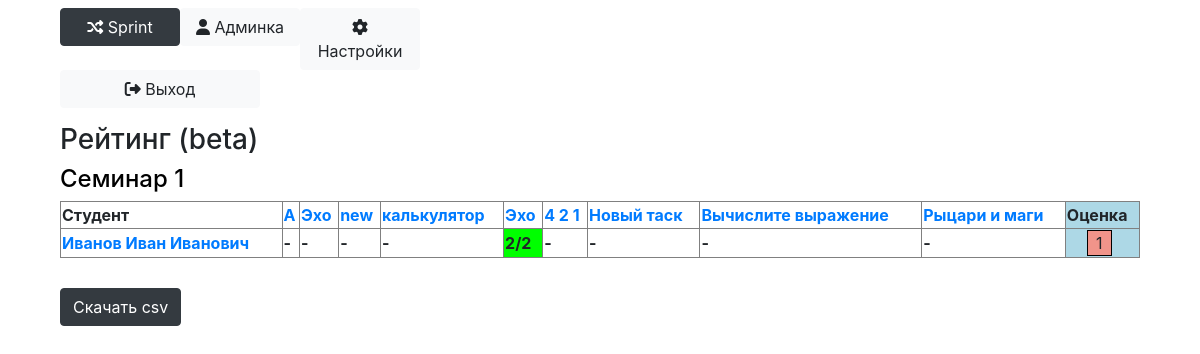
The app's page /rating?block_id=50 (signed in), older data.
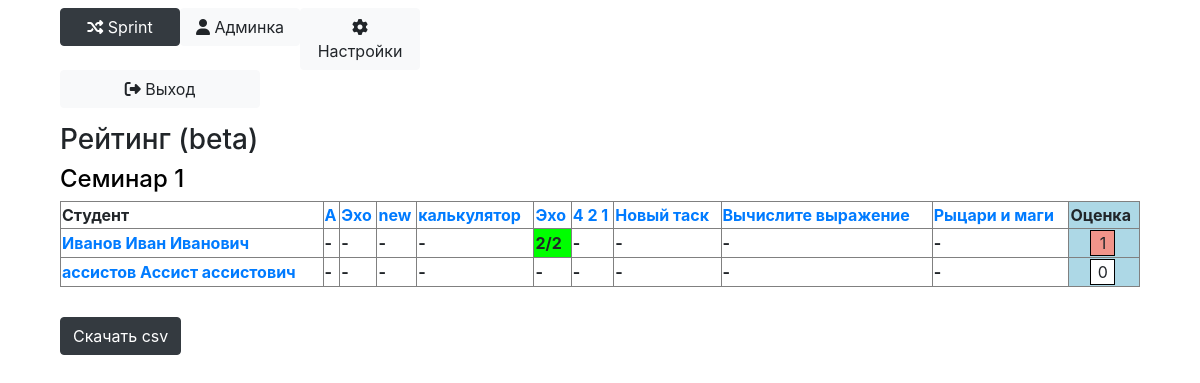
The same page, newer data.
### Main/models.py (models this page shows, shortened)
class Block(models.Model):
    name = models.TextField()
    course = models.ForeignKey(Course, on_delete=models.CASCADE)
    time_start = models.DateTimeField()
    time_end = models.DateTimeField()
    opened = models.BooleanField(default=False)
    show_rating = models.BooleanField(default=True)
    priority = models.IntegerField(default=5)
    cheating_checking = models.BooleanField(default=False)
    @property
    def tasks(self):
        return Task.objects.filter(block=self)

class Task(models.Model):
    name = models.TextField()
    block = models.ForeignKey(Block, on_delete=models.CASCADE)
    legend = models.TextField(default='')
    input = models.TextField(default='')
    output = models.TextField(default='')
    specifications = models.TextField(default='')
    time_limit = models.IntegerField(default=10000)
    weight = models.FloatField(default=1.0)
    max_mark = models.IntegerField(default=10)
    max_solutions_count = models.IntegerField(default=10)
    show_result = models.BooleanField(default=True)
    show_details = models.BooleanField(default=False)
    full_solution = models.BooleanField(default=False)
    mark_formula = models.TextField(default='None')
    priority = models.IntegerField(default=5)

class Subscribe(models.Model):
    user = models.ForeignKey(User, on_delete=models.CASCADE)
    course = models.ForeignKey(Course, on_delete=models.CASCADE)
    is_assistant = models.BooleanField(default=False)

class UserInfo(models.Model):
    surname = models.TextField()
    name = models.TextField()
    middle_name = models.TextField()
    group = models.TextField()
    user = models.OneToOneField(User, on_delete=models.CASCADE, null=True)
    def __str__(self):
        return "{} {} {}".format(self.surname, self.name, self.middle_name)

class Solution(models.Model):
    task = models.ForeignKey(Task, on_delete=models.CASCADE)
    user = models.ForeignKey(User, on_delete=models.CASCADE)
    result = models.TextField()
    details = models.TextField(default='')
    time_sent = models.DateTimeField(null=True)
    mark = models.IntegerField(null=True)
    comment = models.TextField(default='')

### Main/views.py (the view)
# urls.py: path('rating', views.rating),
def rating(request):
    current_block = Block.objects.get(id=request.GET['block_id'])
    if not check_admin_on_course(request.user, current_block.course) and not current_block.show_rating:
        return HttpResponseRedirect('/main')
    return render(request, 'rating.html', context={'Block': Block.objects.get(id=request.GET['block_id']), 'admin_course': check_admin_on_course(request.user, current_block.course)})

### Main/context_processors.py (called while the page is built)
def attributes(request):
	return {
		'current_page': 'settings' if '/settings' == request.path else 'admin' if '/admin/' in request.path else 'main',
		'is_admin': check_admin(request.user)
	}

### Main/main.py (called while the page is built)
def check_login(user):
    return user.is_authenticated

def check_admin(user):
    if check_teacher(user):
        return True
    if not check_login(user):
        return False
    return len(Subscribe.objects.filter(user=user, is_assistant=True)) > 0

def check_teacher(user):
    return user.is_staff and check_login(user)

def check_admin_on_course(user, course):
    if user.is_superuser:
        return True
    try:
        s = Subscribe.objects.get(user=user, course=course)
    except ObjectDoesNotExist:
        return False
    return s.is_assistant or user.is_staff

### Main/models.py (called while the page is built)
    @property
    def students(self):
        userinfo = lambda sub: sub.user.userinfo
        return sorted(Subscribe.objects.filter(course=self, is_assistant=False, user__is_staff=False), key=lambda s: userinfo(s).surname + userinfo(s).name + userinfo(s).middle_name)

### Main/templatetags/filters.py (called while the page is built)
@register.filter('mark_for_task')
def mark_for_task(task, user):
    try:
        return round(list(Solution.objects.filter(task=task, user=user, mark__isnull=False))[-1].mark * 10 / task.max_mark)
    except IndexError:
        return 0

@register.filter('mark_for_block')
def mark_for_block(block, user):
    tasks = Task.objects.filter(block=block)
    mark = 0
    for task in tasks:
        mft = mark_for_task(task, user)
        mark += mft * task.weight
    return round(mark)

@register.filter('marked')
def marked(mark):
    return mark != -1

@register.filter('mark_color')
def mark_color(mark):
    mark = round(mark)
    if mark > 7:
        return '#00FF00'
    elif mark > 5:
        return '#FFFF00'
    elif mark > 3:
        return '#FAD7A0'
    elif mark > 0:
        return '#F1948A'
    else:
        return '#FFFFFF'

@register.filter('userinfo_by_user')
def userinfo_by_user(user):
    return UserInfo.objects.get(user=user)

@register.filter('mark_status')
def mark_status(user, task):
    sols = Solution.objects.filter(user=user, task=task)
    if len(sols) == 0:
        return '-'
    return sols.last().result

@register.filter('fully_marked')
def fully_marked(user, task):
    return len(Solution.objects.filter(user=user, task=task, mark=None)) == 0

### templates/rating.html (shortened to what this page needs)
{% extends 'base.html' %}
{% load filters %}
{% block content %}
	<h3>Рейтинг (beta)</h3>
	<h4><a style="color: black;" href="/{% if current_page == 'admin' %}admin/{% endif %}block?id={{ Block.id }}">{{ Block.name }}</a></h4>
	<table border="1px solid black" style="width: 100%;">
		<thead>
			<tr>
				<th scope="col">Студент</th>
				{% for task in Block.tasks %}
					<th>{% if admin_course %}<a href="/admin/solutions?block_id={{ Block.id }}&task_name={{ task.name }}">{{ task.name }}</a>{% else %}{{ task.name }}{% endif %}</th>
				{% endfor %}
				<th scope="col" style="background-color: lightblue;">Оценка</th>
			</tr>
		</thead>
		<tbody>
			{% for sub in Block.course.students %}
					<tr>
						<th scope="row">{% if admin_course %}<a href="/admin/solutions?block_id={{ Block.id }}&user={{ sub.user|userinfo_by_user }}">{{ sub.user|userinfo_by_user }}</a>{% else %}{{ sub.user|userinfo_by_user }}{% endif %}</th>
						{% for task in Block.tasks %}
							{% with status=sub.user|mark_status:task %}
								<th style="background-color: {% if status == '-' %}white{% else %}{% if sub.user|fully_marked:task %}lime{% else %}yellow{% endif %}{% endif %};">
									{% if current_page == 'admin' and status != '-' %}
										<a style="color: black;" href="/admin/solutions?block_id={{ Block.id }}&user={{ sub.user|userinfo_by_user }}&task_name={{ task.name }}">{{ status }}</a>
									{% else %}
										{{ status }}
									{% endif %}
								</th>
							{% endwith %}
						{% endfor %}
						<td style="background-color: lightblue;">
							{% with mark=Block|mark_for_block:sub.user %}
								{% if mark|marked %}
									<div style="margin-left: 20px; border: 1px solid black; background: {{ mark|mark_color }}; width: 25px; text-align: center;">
										{{ mark }}
									</div>
								{% endif %}
							{% endwith %}
						</td>
					</tr>
			{% endfor %}
		</tbody>
	</table>
	<button class="btn btn-dark" style="margin-top: 30px;" onclick="window.location.href='/admin/download_rating?block_id={{ Block.id }}'">Скачать csv</button>
{% endblock %}

### templates/base.html (shortened to what this page needs)
<!DOCTYPE HTML PUBLIC "-//W3C//DTD HTML 4.01//EN"
  "http://www.w3.org/TR/html4/strict.dtd">
{% load static %}
<html lang="en">
	<head>
        <link rel="stylesheet" href="https://stackpath.bootstrapcdn.com/bootstrap/4.5.0/css/bootstrap.min.css">
		<link rel="stylesheet" type="text/css" href={% static "css/styles.css" %}>
        <link rel="stylesheet" href="//code.jquery.com/ui/1.12.1/themes/base/jquery-ui.css">
	</head>
	<body onload="{% block onload %}{% endblock %}">
		<div class="main_div">
            <header class="mt-2 mb-2" role="banner">
                <div class="row no-gutters top-buffer">
                    <div class="col" style="min-width: 100px;">
                        <button type="button" class="btn {% if current_page == 'main' %}btn-dark{% else %}btn-light{% endif %} btn-block top-button" onclick="main()"><i class="fa fa-random"></i> Sprint</button>
                    </div>
                    {% if is_admin %}
                    <div class="col" style="min-width: 100px;">
                        <button type="button" class="btn {% if current_page == 'admin' %}btn-dark{% else %}btn-light{% endif %} btn-block top-button" onclick="admin()"><i class="fa fa-user"></i> Админка</button>
                    </div>
                    {% endif %}
                    <div class="col" style="min-width: 100px;">
                        <button type="button" class="btn {% if current_page == 'settings' %}btn-dark{% else %}btn-light{% endif %} btn-block top-button"  onclick="settings()"><i class="fa fa-cog"></i> Настройки</button>
                    </div>
                    <div class="col-{% if is_admin %}8{% else %}9{% endif %}">
                    </div>
                    <div class="col" style="min-width: 100px;">
                        <button type="button" style="max-width: 200px;" class="btn btn-light btn-block top-button" onclick="logout()"><i class="fa fa-sign-out"></i> Выход</button>
                    </div>
                </div>
            </header>
            {% block content %}{% endblock %}
        </div>
	</body>
</html>

### static/css/styles.css (style rules this page uses)
.main_div { margin-left: 5%; margin-right: 5%; }
.top-buffer { margin-bottom:15px; }
.top-button { min-width: 100px; display: inline-block; }

Row changes from the older to the newer data that the page shows:
now on this page (row edited): Subscribe: user|userinfo_by_user "ассистов Ассист ассистович", is_assistant "0", Task (status "-"), Task (status "-"), Task (status "-"), Task (status "-"), Task (status "-"), Task (status "-"), Task (status "-"), Task (status "-"), Task (status "-")
